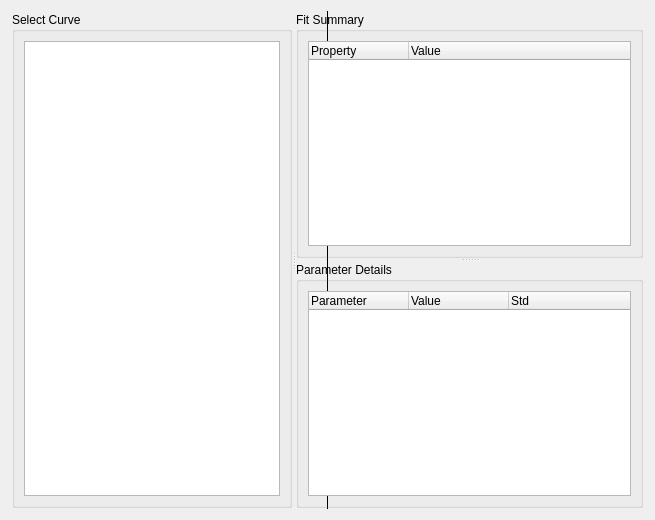
<?xml version="1.0" encoding="UTF-8"?>
<ui version="4.0">
 <class>Form</class>
 <widget class="QWidget" name="Form">
  <property name="geometry">
   <rect>
    <x>0</x>
    <y>0</y>
    <width>655</width>
    <height>520</height>
   </rect>
  </property>
  <property name="windowTitle">
   <string>Form</string>
  </property>
  <layout class="QGridLayout" name="gridLayout">
   <item row="0" column="0">
    <widget class="QSplitter" name="splitter_2">
     <property name="sizePolicy">
      <sizepolicy hsizetype="Preferred" vsizetype="Preferred">
       <horstretch>1</horstretch>
       <verstretch>0</verstretch>
      </sizepolicy>
     </property>
     <property name="frameShape">
      <enum>QFrame::Shape::VLine</enum>
     </property>
     <property name="frameShadow">
      <enum>QFrame::Shadow::Plain</enum>
     </property>
     <property name="lineWidth">
      <number>1</number>
     </property>
     <property name="orientation">
      <enum>Qt::Orientation::Horizontal</enum>
     </property>
     <property name="opaqueResize">
      <bool>true</bool>
     </property>
     <property name="childrenCollapsible">
      <bool>true</bool>
     </property>
     <widget class="QGroupBox" name="group_curve_selection">
      <property name="title">
       <string>Select Curve</string>
      </property>
      <layout class="QVBoxLayout" name="verticalLayout">
       <item>
        <widget class="QListWidget" name="curve_list"/>
       </item>
      </layout>
     </widget>
     <widget class="QSplitter" name="splitter">
      <property name="sizePolicy">
       <sizepolicy hsizetype="Preferred" vsizetype="Expanding">
        <horstretch>2</horstretch>
        <verstretch>0</verstretch>
       </sizepolicy>
      </property>
      <property name="orientation">
       <enum>Qt::Orientation::Vertical</enum>
      </property>
      <widget class="QGroupBox" name="group_summary">
       <property name="title">
        <string>Fit Summary</string>
       </property>
       <layout class="QVBoxLayout" name="verticalLayout_2">
        <item>
         <widget class="QTreeWidget" name="summary_tree">
          <property name="uniformRowHeights">
           <bool>false</bool>
          </property>
          <column>
           <property name="text">
            <string>Property</string>
           </property>
          </column>
          <column>
           <property name="text">
            <string>Value</string>
           </property>
          </column>
         </widget>
        </item>
       </layout>
      </widget>
      <widget class="QGroupBox" name="group_parameters">
       <property name="title">
        <string>Parameter Details</string>
       </property>
       <layout class="QVBoxLayout" name="verticalLayout_3">
        <item>
         <widget class="QTreeWidget" name="param_tree">
          <column>
           <property name="text">
            <string>Parameter</string>
           </property>
          </column>
          <column>
           <property name="text">
            <string>Value</string>
           </property>
          </column>
          <column>
           <property name="text">
            <string>Std</string>
           </property>
          </column>
         </widget>
        </item>
       </layout>
      </widget>
     </widget>
    </widget>
   </item>
  </layout>
 </widget>
 <resources/>
 <connections/>
</ui>
